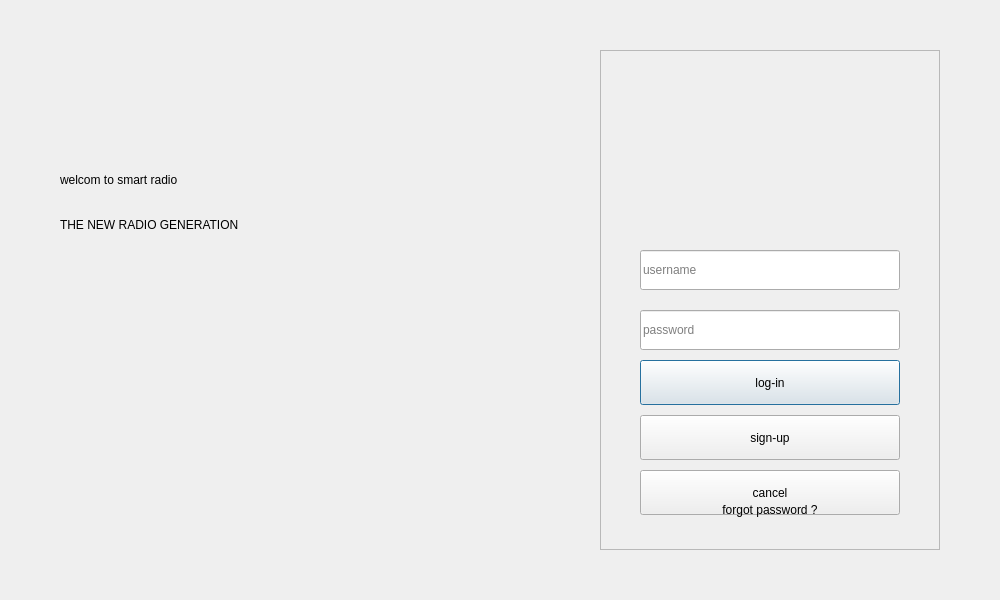
<?xml version="1.0" encoding="UTF-8"?>
<ui version="4.0">
 <class>Login</class>
 <widget class="QDialog" name="Login">
  <property name="geometry">
   <rect>
    <x>0</x>
    <y>0</y>
    <width>1000</width>
    <height>600</height>
   </rect>
  </property>
  <property name="windowTitle">
   <string>SmartRadio - Secure Access</string>
  </property>
  <widget class="QWidget" name="mainContainer" native="true">
   <property name="geometry">
    <rect>
     <x>0</x>
     <y>0</y>
     <width>1000</width>
     <height>600</height>
    </rect>
   </property>
   <widget class="QLabel" name="bgLabel">
    <property name="geometry">
     <rect>
      <x>0</x>
      <y>0</y>
      <width>1000</width>
      <height>600</height>
     </rect>
    </property>
    <property name="text">
     <string/>
    </property>
   </widget>
   <widget class="QLabel" name="welcomeTitle">
    <property name="geometry">
     <rect>
      <x>60</x>
      <y>150</y>
      <width>500</width>
      <height>60</height>
     </rect>
    </property>
    <property name="text">
     <string>welcom to smart radio</string>
    </property>
   </widget>
   <widget class="QLabel" name="welcomeSubtitle">
    <property name="geometry">
     <rect>
      <x>60</x>
      <y>210</y>
      <width>500</width>
      <height>30</height>
     </rect>
    </property>
    <property name="text">
     <string>THE NEW RADIO GENERATION</string>
    </property>
   </widget>
   <widget class="QFrame" name="loginCard">
    <property name="geometry">
     <rect>
      <x>600</x>
      <y>50</y>
      <width>340</width>
      <height>500</height>
     </rect>
    </property>
    <property name="frameShape">
     <enum>QFrame::StyledPanel</enum>
    </property>
    <property name="frameShadow">
     <enum>QFrame::Raised</enum>
    </property>
    <widget class="QLabel" name="logoLabel">
     <property name="geometry">
      <rect>
       <x>110</x>
       <y>40</y>
       <width>120</width>
       <height>120</height>
      </rect>
     </property>
     <property name="text">
      <string/>
     </property>
     <property name="alignment">
      <set>Qt::AlignCenter</set>
     </property>
    </widget>
    <widget class="QLineEdit" name="usernameEdit">
     <property name="geometry">
      <rect>
       <x>40</x>
       <y>200</y>
       <width>260</width>
       <height>40</height>
      </rect>
     </property>
     <property name="placeholderText">
      <string>username</string>
     </property>
    </widget>
    <widget class="QLineEdit" name="passwordEdit">
     <property name="geometry">
      <rect>
       <x>40</x>
       <y>260</y>
       <width>260</width>
       <height>40</height>
      </rect>
     </property>
     <property name="echoMode">
      <enum>QLineEdit::Password</enum>
     </property>
     <property name="placeholderText">
      <string>password</string>
     </property>
    </widget>
    <widget class="QPushButton" name="loginBtn">
     <property name="geometry">
      <rect>
       <x>40</x>
       <y>310</y>
       <width>260</width>
       <height>45</height>
      </rect>
     </property>
     <property name="text">
      <string>log-in</string>
     </property>
    </widget>
    <widget class="QPushButton" name="signupBtn">
     <property name="geometry">
      <rect>
       <x>40</x>
       <y>365</y>
       <width>260</width>
       <height>45</height>
      </rect>
     </property>
     <property name="text">
      <string>sign-up</string>
     </property>
    </widget>
    <widget class="QPushButton" name="cancelBtn">
     <property name="geometry">
      <rect>
       <x>40</x>
       <y>420</y>
       <width>260</width>
       <height>45</height>
      </rect>
     </property>
     <property name="text">
      <string>cancel</string>
     </property>
    </widget>
    <widget class="QLabel" name="forgotLabel">
     <property name="geometry">
      <rect>
       <x>40</x>
       <y>450</y>
       <width>260</width>
       <height>20</height>
      </rect>
     </property>
     <property name="text">
      <string>forgot password ?</string>
     </property>
     <property name="alignment">
      <set>Qt::AlignCenter</set>
     </property>
    </widget>
   </widget>
   <widget class="QLabel" name="arduinoLogo">
    <property name="geometry">
     <rect>
      <x>60</x>
      <y>470</y>
      <width>120</width>
      <height>60</height>
     </rect>
    </property>
    <property name="text">
     <string/>
    </property>
   </widget>
   <widget class="QLabel" name="cppLogo">
    <property name="geometry">
     <rect>
      <x>200</x>
      <y>470</y>
      <width>60</width>
      <height>60</height>
     </rect>
    </property>
    <property name="text">
     <string/>
    </property>
   </widget>
  </widget>
 </widget>
 <resources/>
 <connections/>
</ui>
